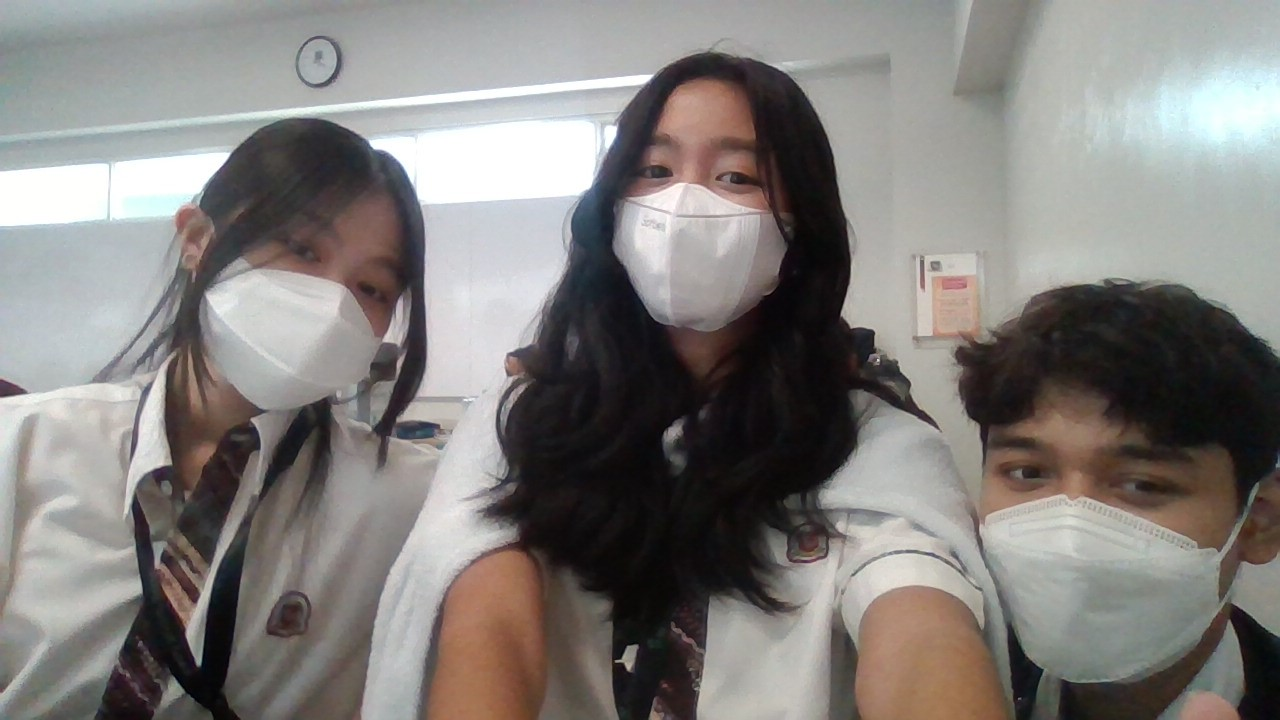
#> input picture filtertest.jpg, 1280 x 720 px
$ python -i image_filter.py   (imports and definitions only)
#> lines starting #> are read from the running program, lines starting #| are printed output that depends on the picture
#> further down, picture is the input picture: PIL image 1280x720 RGB; mean R, G, B 130.5, 127.1, 124.3
from PIL import Image as img, ImageFilter as imgf
import math
import numpy as np  # type: ignore

def apply_film_filter(image):


    w = image.width
#> w = 1280
    h = image.height
#> h = 720
    pixel_map_1 = image.load()

    #add warmth
    for x in range(w):
        for y in range(h):

            pixel = pixel_map_1[x, y]

            r = pixel[0]
            g = pixel[1]
            b = pixel[2]

            r = min(r + 30, 255)
            g = min(g + 5, 255)
            b = max(b - 30, 0)

            pixel_map_1[x, y] = (r, g, b)

    #add green undertone
    for x in range(w):
        for y in range(h):

            pixel = pixel_map_1[x, y]

            r = pixel[0]
            g = pixel[1]
            b = pixel[2]

            brightness = (r + g + b) / 3

            if brightness < 50:
                r = max(r - 5, 0)
                g = min(g + 10, 255)
                b = max(b - 5, 0)
                pixel_map_1[x, y] = (r, g, b)
            else:
                pixel_map_1[x, y] = (r, g, b)


    blurred_img = image.copy()
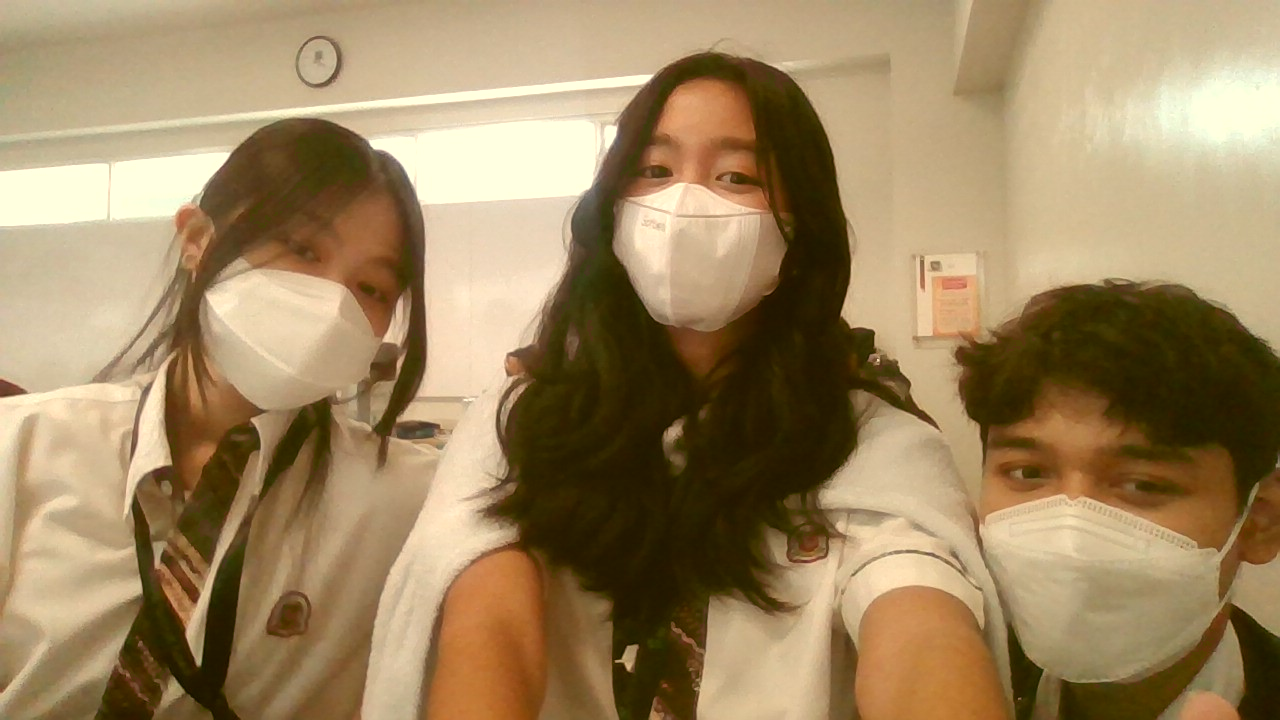
#> blurred_img: PIL image 1280x720 RGB; mean R, G, B 158.6, 133.9, 95.9
    pixel_map_2 = blurred_img.load()

    #add blur
    for x in range(w):
        for y in range(h):

            pixel = pixel_map_2[x, y]

            r = pixel[0]
            g = pixel[1]
            b = pixel[2]

            brightness = (r + g + b)/3

            if brightness > 200:
                r = min(r + 40, 255)
                g = min(g + 40, 255)
                b = min(b + 40, 255)
            else:
                r = r
                g = g
                b = b

            pixel_map_2[x, y] = (r, g, b)

    blurred_img = blurred_img.filter(imgf.GaussianBlur(6))
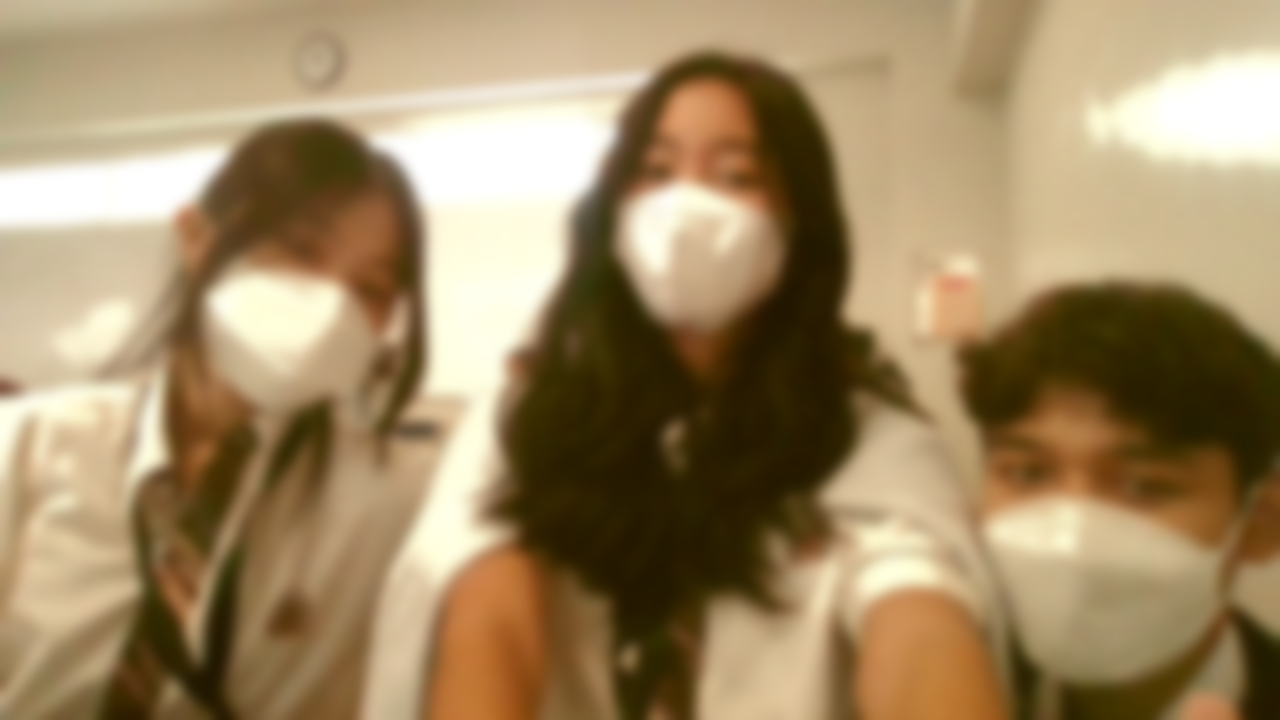
#> blurred_img: PIL image 1280x720 RGB; mean R, G, B 159.9, 136.9, 100.5

    dreamy_img = img.blend(image, blurred_img, 0.4)
    dreamy_img = dreamy_img.convert("RGBA")
#> dreamy_img: PIL image 1280x720 RGBA

    #add vignette
    alpha = 0
    overlay = img.new("RGBA", (w, h), (0, 0, 0, alpha))
#> overlay: PIL image 1280x720 RGBA; every value is 0
    pixel_map_3 = overlay.load()

    cx = w/2
#> cx = 640
    cy = h/2
#> cy = 360
    inv_cx = 1 / cx
#> inv_cx = 0.00156
    inv_cy = 1 / cy
#> inv_cy = 0.00278

    for x in range(w):
        for y in range(h):
            dx = (x - cx) * inv_cx
            dy = (y - cy) * inv_cy
            distance = math.sqrt(dx**2 + dy**2)
            if distance < 0.9:
                alpha = 0
            else:
                falloff = 1.2
                strength = 220
                alpha = int(min(255, ((distance - 0.9) ** falloff) * strength))
                pixel_map_3[x, y] = (0, 0, 0, alpha)

    vignette_img = img.alpha_composite(dreamy_img, overlay)
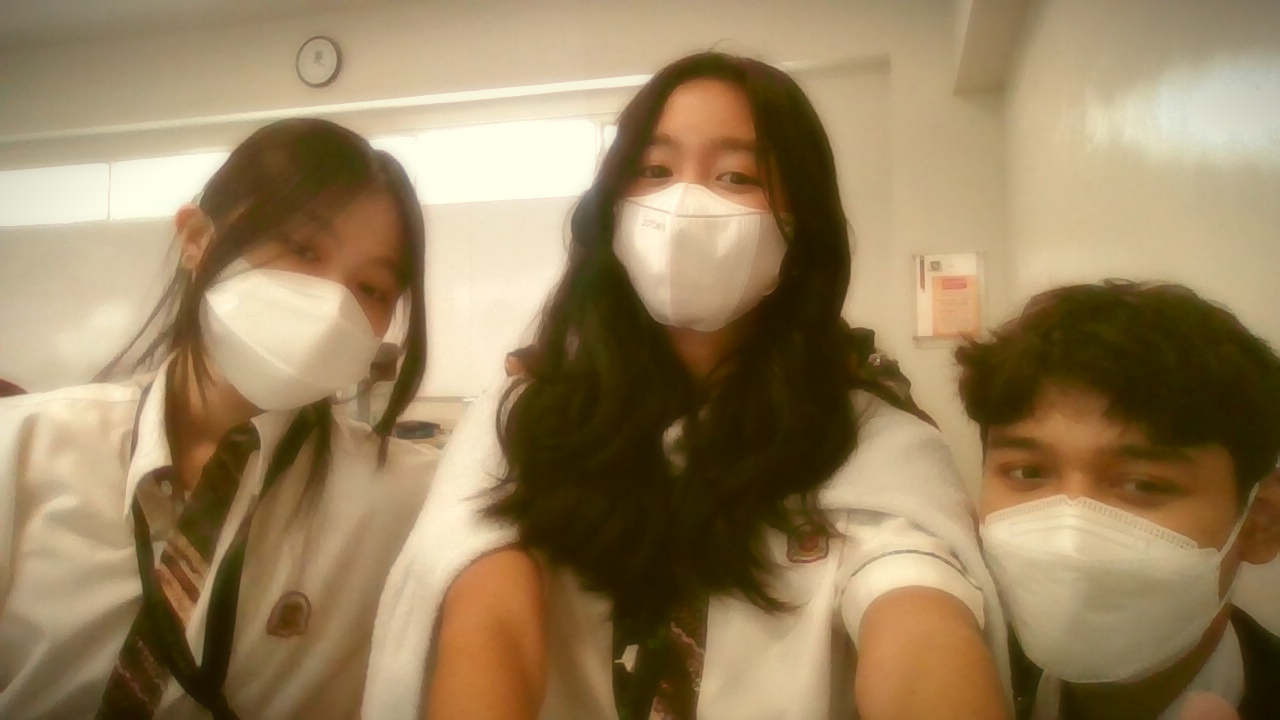
#> vignette_img: PIL image 1280x720 RGBA; mean R, G, B, A 152.9, 129.7, 93.6, 255


    #add grain
    grain_array = np.random.normal(127, 20, (h, w))
    grain_clamped = np.clip(grain_array, 0, 255)
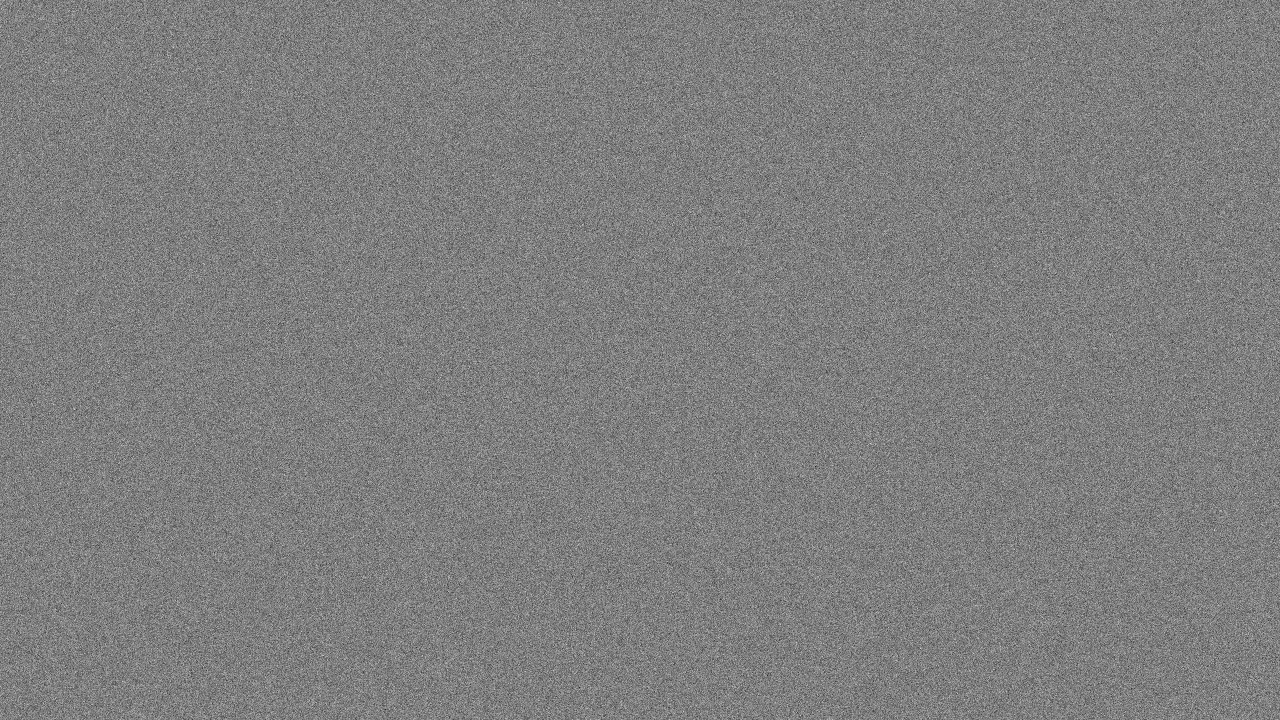
#> grain_array: shape (720, 1280) float64; min 26.95, max 221.3, mean 127
    grain_uint8 = grain_clamped.astype(np.uint8)
    grain_rgb = np.stack([grain_uint8] * 3, axis=2)  # shape: (h, w, 3)
    grain_img = img.fromarray(grain_rgb, mode="RGB")

    grain_img = grain_img.convert(vignette_img.mode)
#> grain_img: PIL image 1280x720 RGBA


    final_img = img.blend(vignette_img, grain_img, 0.1)

    return final_img

>>> from PIL import Image
>>> picture = Image.open('filtertest.jpg')
>>> result = apply_film_filter(picture)

$ run again, on test_image.jpeg
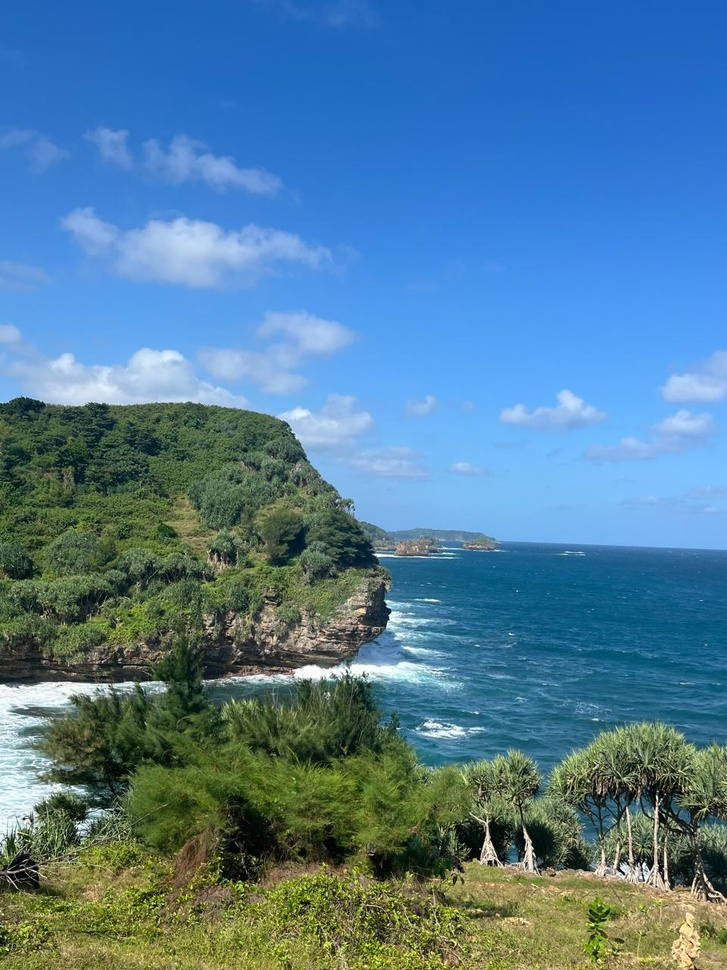
#> input picture test_image.jpeg, 727 x 970 px, shrunk from 960 x 1280 before the run
#> picture is the input picture: PIL image 727x970 RGB; mean R, G, B 80.8, 124.3, 151.5
#> overlay: PIL image 727x970 RGBA; every value is 0
#> in apply_film_filter, `vignette_img = img.alpha_composite(dreamy_img, overlay)`:
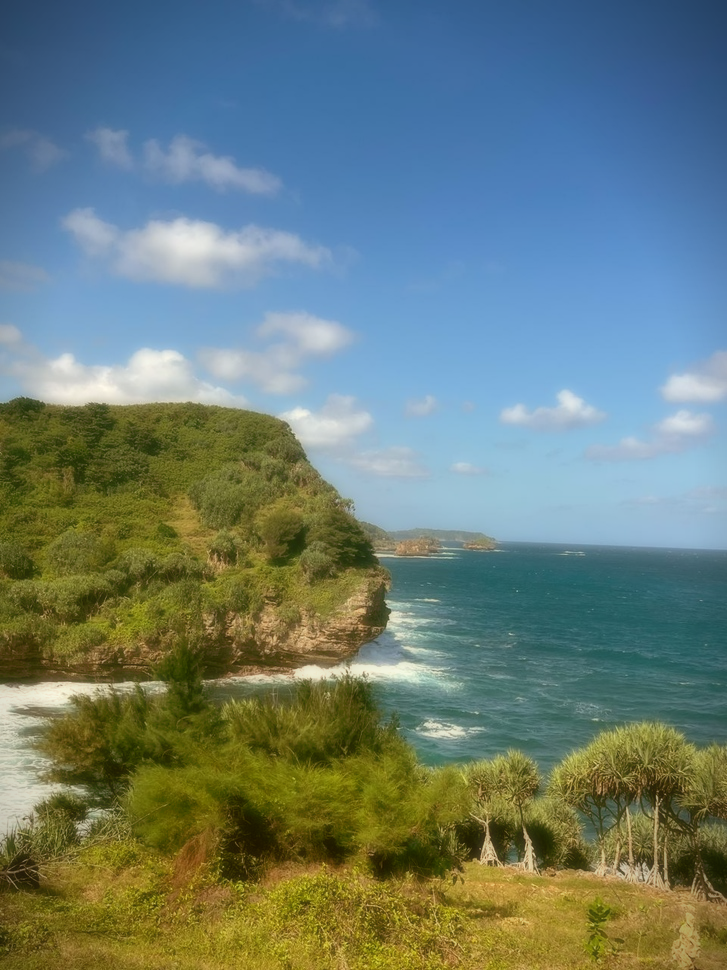
#> vignette_img: PIL image 727x970 RGBA; mean R, G, B, A 106.4, 125.8, 118.6, 255
#> in apply_film_filter, `grain_clamped = np.clip(grain_array, 0, 255)`:
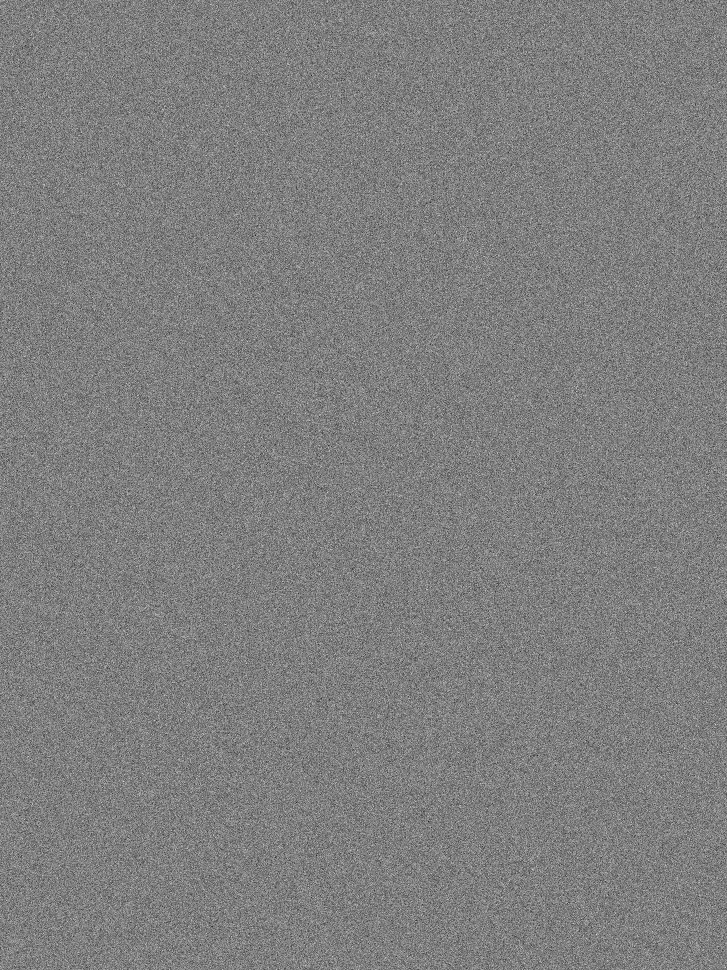
#> grain_array: shape (970, 727) float64; min 26.95, max 221.3, mean 127
